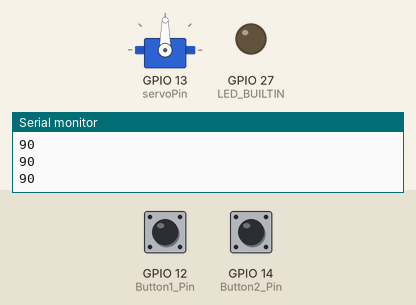
Recording of a sketch running on a simulated ESP32. Shown: servo, output pins drawn as LEDs (lit = HIGH), the last lines printed to the serial monitor. The inputs (shaded band) are chosen by the test bench; at power-on: GPIO 12 (Button1_Pin) LOW, GPIO 14 (Button2_Pin) LOW.

Above: at 1.2 s.
1.3 s: GPIO 12 (Button1_Pin) pulled HIGH for 0.15 s
At 2.4 s:
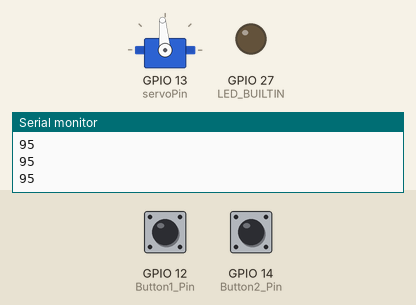
2.9 s: GPIO 12 (Button1_Pin) pulled HIGH for 1 s
At 3.7 s:
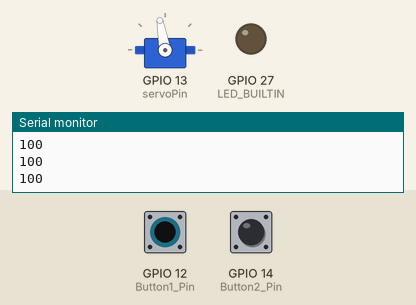
5.4 s: GPIO 14 (Button2_Pin) pulled HIGH for 0.15 s
At 5.8 s:
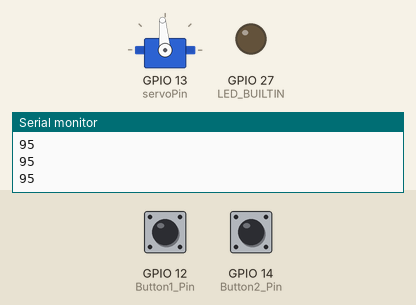
7.0 s: GPIO 12 (Button1_Pin) pulled HIGH for 3.2 s
At 8.2 s:
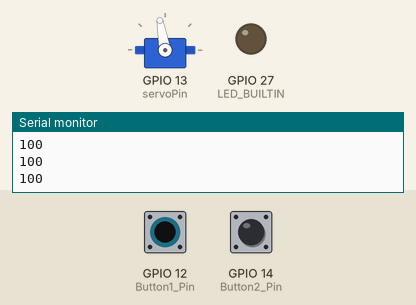
11.7 s: GPIO 12 (Button1_Pin) pulsed HIGH 5 times (0.12 s each, 0.3 s apart)
At 14.3 s:
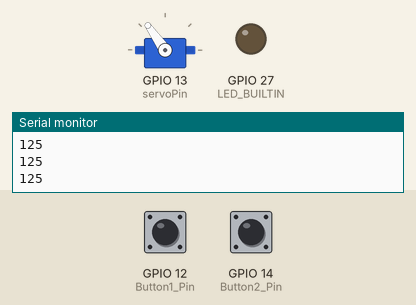
14.7 s: GPIO 12 (Button1_Pin) pulsed HIGH 5 times (0.12 s each, 0.3 s apart)
At 16.7 s:
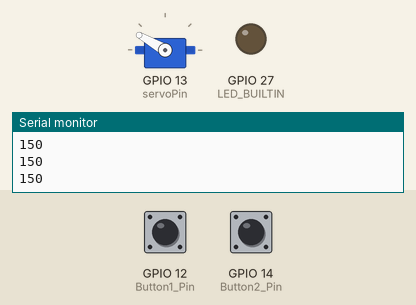
Timing chart, 0 to 18.2 s (numbered marks = the images above; inputs shaded):
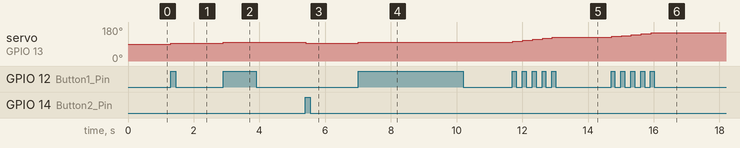

Measured:
- after the input at 1.3 s, servo on GPIO 13 (servoPin): 90° → 95° at once
- after the input at 2.9 s, servo on GPIO 13 (servoPin): 95° → 100° at once
- after the input at 5.4 s, servo on GPIO 13 (servoPin): 100° → 95° at once
- after the input at 7.0 s, servo on GPIO 13 (servoPin): 95° → 100° at once
- after the input at 11.7 s, servo on GPIO 13 (servoPin): moves from 100° to 125° over 1.2 s, starting at once
- after the input at 14.7 s, servo on GPIO 13 (servoPin): moves from 125° to 150° over 1.2 s, starting at once

The sketch:

wk4-2.ino
```cpp
#include <Servo.h>  //匯入函式庫
#define LED_BUILTIN 27
Servo myservo;  // 建立伺服馬達控制

const int servoPin = 13;  //用常態變數設定pin腳位，與之前define方式差不多
int pos = 90; //角度初始在中間，設定為90度

const int Button1_Pin = 12, Button2_Pin = 14; //紀錄兩按鈕腳位
bool btn1_Pressed = false, btn2_Pressed = false;  //紀錄兩按鈕按壓狀態

void setup() {
  Serial.begin(115200);//序列阜連線速率(鮑率)

  myservo.attach(servoPin);  // 將伺服馬達連接的GPIO pin連接伺服物件
  myservo.write(90);  //角度初始在中間，設定為90度

   pinMode(Button1_Pin, INPUT);
   pinMode(Button2_Pin, INPUT);
   pinMode(LED_BUILTIN, OUTPUT);
}

void loop() {

  //Player 1
  if(digitalRead(Button1_Pin) == HIGH && btn1_Pressed == false){
    btn1_Pressed = true;
    pos += 5; //角度加五度
  }
  else if(digitalRead(Button1_Pin) == LOW && btn1_Pressed == true){
    btn1_Pressed = false;
  }

  //Player 2
  if(digitalRead(Button2_Pin) == HIGH && btn2_Pressed == false){
    btn2_Pressed = true;
    pos -= 5; //角度減五度
  }
  else if(digitalRead(Button2_Pin) == LOW && btn2_Pressed == true){
    btn2_Pressed = false;
  }
  Serial.println(pos);
  myservo.write(pos); //設定角度

  if (pos <= 0 || pos >= 180) {
    digitalWrite(LED_BUILTIN, HIGH);
    if(digitalRead(Button2_Pin) == HIGH && btn2_Pressed == false){
      btn2_Pressed = true;
      pos -= 0; //角度減0度
    }
    if(digitalRead(Button1_Pin) == HIGH && btn1_Pressed == false){
      btn1_Pressed = true;
      pos += 0; //角度加0度
    }
    if (btn1_Pressed && btn2_Pressed) {
      digitalWrite(LED_BUILTIN, LOW);
      pos = 90;
      myservo.write(pos);
    }
    return;
  }
  myservo.write(pos);
  delay(50);
}
```
